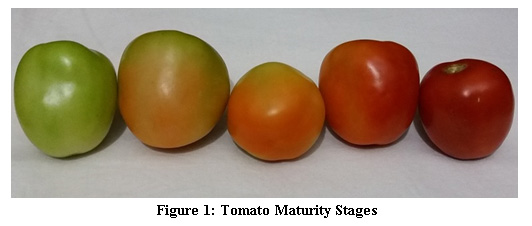
#> input picture img.jpg, 532 x 226 px
$ python Contour.py   (Python 2 division)
#> lines starting #> are read from the running program, lines starting #| are printed output that depends on the picture; after the words box and inside, x2 and y2 are one past the last pixel; in counts of white or black regions, pixels touching at a corner belong together
# import the necessary packages
import numpy as np
import cv2

cv2.namedWindow

# load the image
image = cv2.imread("img.jpg")
#> image is the input picture: shape (226, 532, 3); mean B, G, R 127, 148.2, 169.1
min_area = 0
cx=0
cy=0


#Function to Stack any Images
def stackImages(scale,imgArray):
    rows = len(imgArray)
    cols = len(imgArray[0])
    rowsAvailable = isinstance(imgArray[0], list)
    width = imgArray[0][0].shape[1]
    height = imgArray[0][0].shape[0]
    if rowsAvailable:
        for x in range ( 0, rows):
            for y in range(0, cols):
                if imgArray[x][y].shape[:2] == imgArray[0][0].shape [:2]:
                    imgArray[x][y] = cv2.resize(imgArray[x][y], (0, 0), None, scale, scale)
                else:
                    imgArray[x][y] = cv2.resize(imgArray[x][y], (imgArray[0][0].shape[1], imgArray[0][0].shape[0]), None, scale, scale)
                if len(imgArray[x][y].shape) == 2: imgArray[x][y]= cv2.cvtColor( imgArray[x][y], cv2.COLOR_GRAY2BGR)
        imageBlank = np.zeros((height, width, 3), np.uint8)
        hor = [imageBlank]*rows
        hor_con = [imageBlank]*rows
        for x in range(0, rows):
            hor[x] = np.hstack(imgArray[x])
        ver = np.vstack(hor)
    else:
        for x in range(0, rows):
            if imgArray[x].shape[:2] == imgArray[0].shape[:2]:
                imgArray[x] = cv2.resize(imgArray[x], (0, 0), None, scale, scale)
            else:
                imgArray[x] = cv2.resize(imgArray[x], (imgArray[0].shape[1], imgArray[0].shape[0]), None,scale, scale)
            if len(imgArray[x].shape) == 2: imgArray[x] = cv2.cvtColor(imgArray[x], cv2.COLOR_GRAY2BGR)
        hor= np.hstack(imgArray)
        ver = hor
    return ver

def empty(a):
	pass
def getContours(img):
    contours,hierarchy = cv2.findContours (img,cv2.RETR_TREE,cv2.CHAIN_APPROX_NONE)
    for cnt in contours:
        area = cv2.contourArea(cnt)
        print(area)
        if area > min_area:
            cv2.drawContours(imgContour, cnt, -1, (255, 0, 0), 3)
            M = cv2.moments(cnt)
            cx = int(M['m10']/M['m00'])
            cy = int(M['m01']/M['m00'])


cv2.namedWindow("TrackBars")
cv2.resizeWindow("TrackBars",640,240)

#Trackbar to change HSV values
cv2.createTrackbar("Hue Min","TrackBars",2,179,empty)
cv2.createTrackbar("Hue Max","TrackBars",8,179,empty)
cv2.createTrackbar("Sat Min","TrackBars",83,255,empty)
cv2.createTrackbar("Sat Max","TrackBars",255,255,empty)
cv2.createTrackbar("Val Min","TrackBars",0,255,empty)
cv2.createTrackbar("Val Max","TrackBars",256,255,empty)
cv2.createTrackbar("Min cnt Area","TrackBars",100,400,empty)

while True:
    img = cv2.imread("img.jpg")
    imgHSV = cv2.cvtColor(img,cv2.COLOR_BGR2HSV)
#> imgHSV: shape (226, 532, 3); mean H, S, V 33.6, 88.6, 170.4
    h_min = cv2.getTrackbarPos("Hue Min","TrackBars")
    h_max = cv2.getTrackbarPos("Hue Max", "TrackBars")
    s_min = cv2.getTrackbarPos("Sat Min", "TrackBars")
    s_max = cv2.getTrackbarPos("Sat Max", "TrackBars")
    v_min = cv2.getTrackbarPos("Val Min", "TrackBars")
    v_max = cv2.getTrackbarPos("Val Max", "TrackBars")
    min_area = cv2.getTrackbarPos("Min cnt Area", "TrackBars")
    #print(h_min,h_max,s_min,s_max,v_min,v_max)
    lower = np.array([h_min,s_min,v_min])
    upper = np.array([h_max,s_max,v_max])
    mask = cv2.inRange(imgHSV,lower,upper)
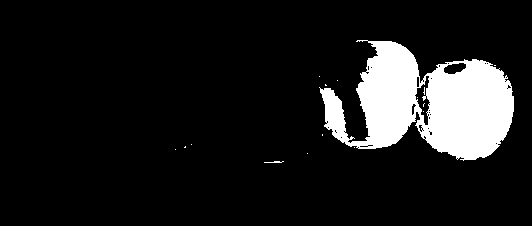
#> mask: shape (226, 532); 11.1% white; 16 white regions (14 under 20 px), largest, box (x1, y1, x2, y2) and area: (319, 40, 514, 161) 13323, (264, 161, 284, 163) 26
    imgmasked = cv2.bitwise_and(img,img,mask=mask)
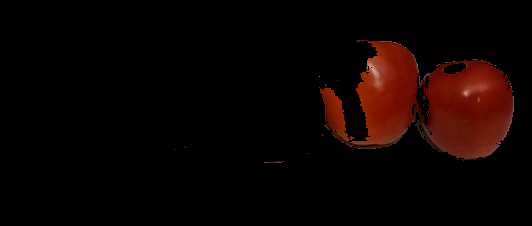
#> imgmasked: shape (226, 532, 3); mean B, G, R 1.3, 3, 12.5

    imgContour = img.copy()

    imgGray = cv2.cvtColor(imgmasked,cv2.COLOR_BGR2GRAY)
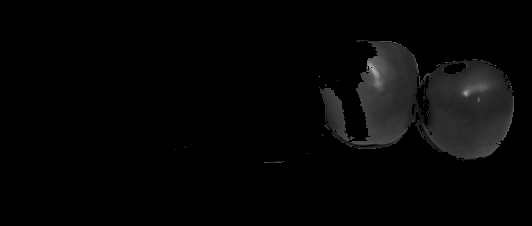
#> imgGray: shape (226, 532); min 0, max 173, mean 5.7
    imgBlur = cv2.GaussianBlur(imgGray,(3,3),1)
    imgCanny = cv2.Canny(imgBlur,100,100)
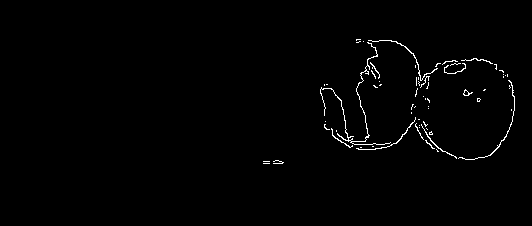
#> imgCanny: shape (226, 532); 1% white in thin lines or dots, all inside (x1, y1, x2, y2) = (263, 39, 515, 164)
    getContours(imgCanny)
#> in getContours, `contours,hierarchy = cv2.findContours (img,cv2.RETR_TREE,cv2.CHAIN_APP..`: contours = 67 contours, 62 with area under 20; largest, box (x1, y1, x2, y2) and area: (320, 42, 391, 145) 50, (368, 40, 438, 81) 26, (458, 80, 515, 160) 25, (463, 89, 473, 96) 24, (421, 124, 457, 159) 21
#> the loop in getContours, `for cnt in contours:` made 67 passes
#> area on passes 15, 34, 45: 21, 24.5, 25
#| 0.0
#| 0.0
#| 1.0
#| 0.5
#| 0.0
#| 0.0
#| 6.0
#| 6.0
#> (further printed lines are left out)

    imgBlank = np.zeros_like(img)

    imgStack = stackImages(0.8,([img,imgGray,imgBlur],
                            [imgCanny,imgContour,imgBlank]))
#> after the loop in stackImages, `for x in range(0, rows):`: hor = 2 items
#> in stackImages, `ver = np.vstack(hor)`:
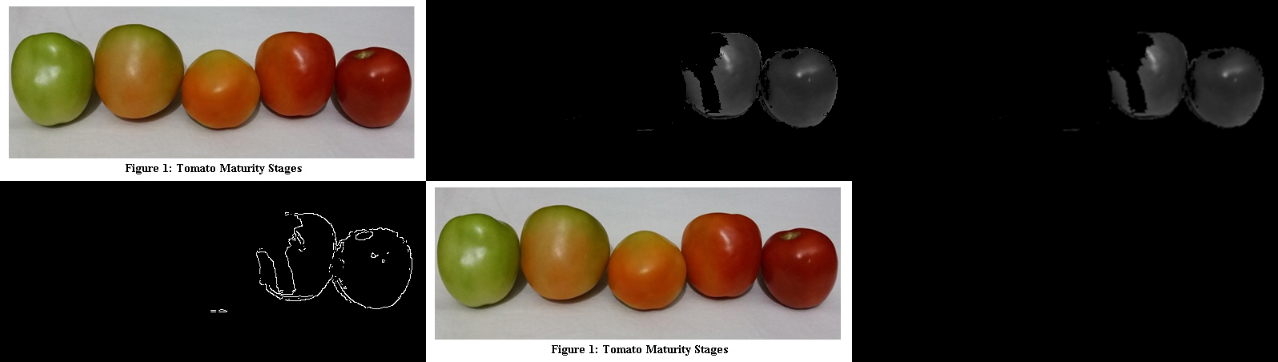
#> ver: shape (362, 1278, 3); mean of channels 0, 1, 2 44.7, 51.7, 58.7; drawn as B, G, R

    #Display Images on a frame
    imgStack = stackImages(0.8,([img,imgHSV,mask],
                                 [imgmasked,imgGray,imgBlur],
                               [imgCanny,imgContour,imgBlank]))
#> call 2 of stackImages, with scale = 0.8
#> after the loop in stackImages (call 2), `for x in range(0, rows):`: hor = 3 items
#> in stackImages (call 2), `ver = np.vstack(hor)`:
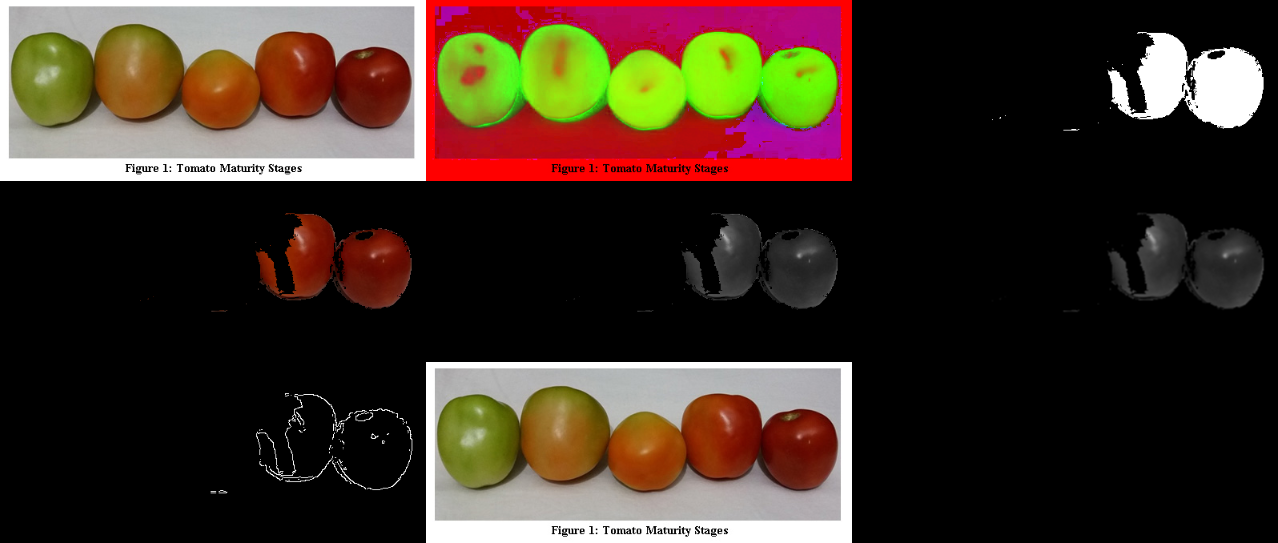
#> ver: shape (543, 1278, 3); mean of channels 0, 1, 2 36.8, 47.8, 62.6; drawn as B, G, R
    cv2.imshow("Stacked Images", imgStack)
    if cv2.waitKey(1) & 0xFF == ord('q'):
#> (key q is pressed here)
	break

cv2.destroyAllWindows()
